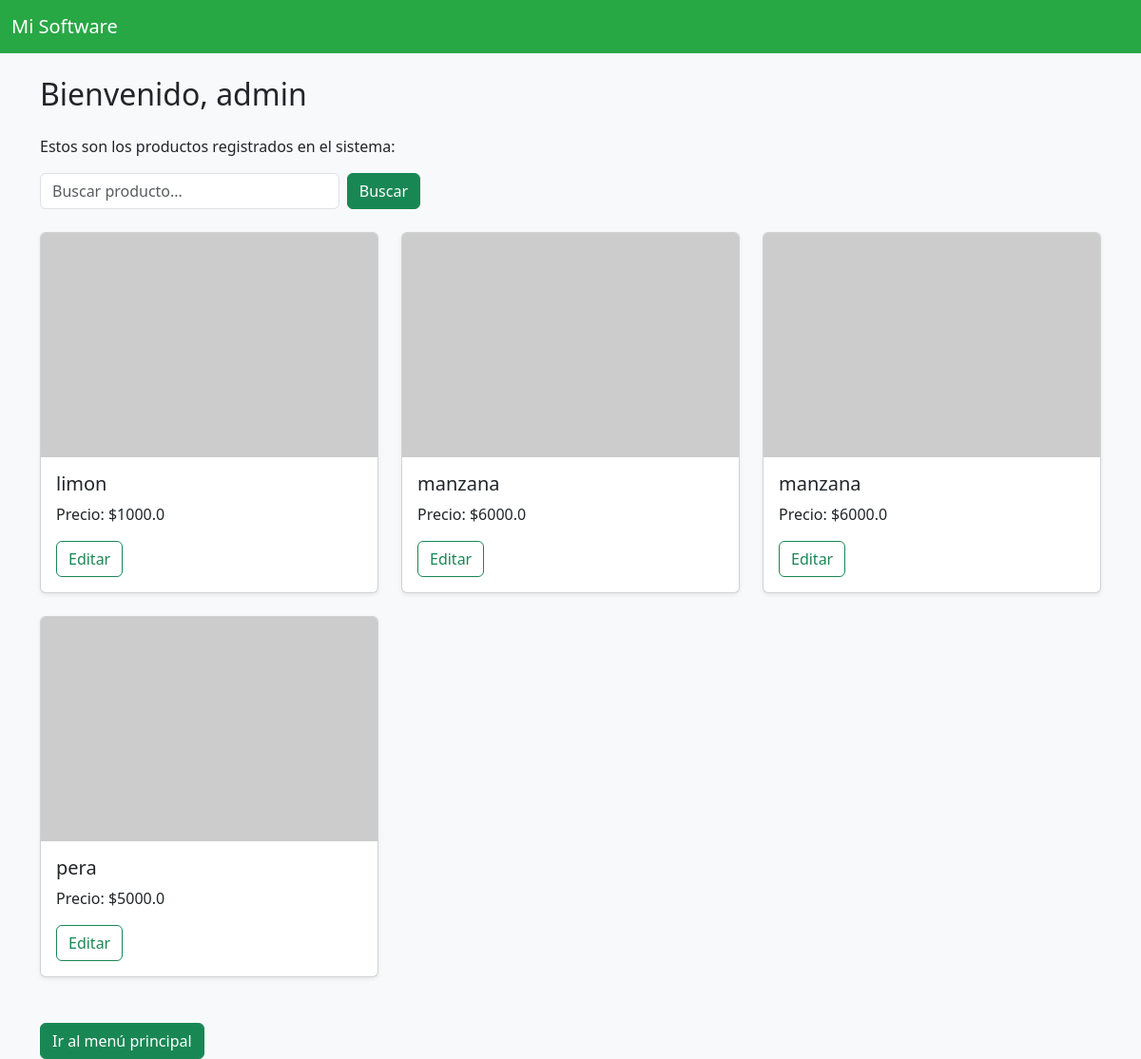
The page /inicio (signed in) on the database as committed earlier.
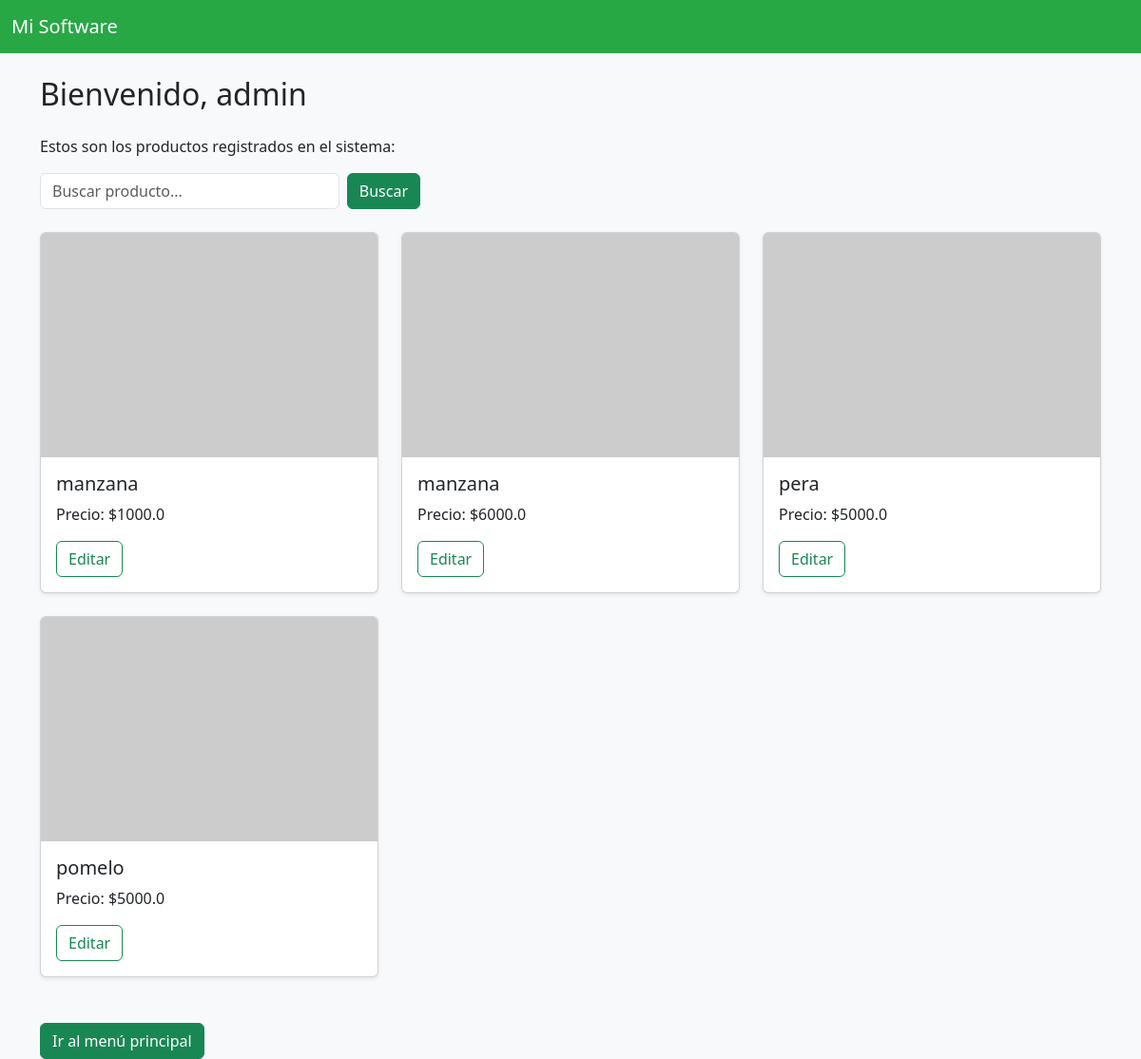
The same page on the database as committed later.
### tables this page shows
CREATE TABLE productos (
    id INTEGER PRIMARY KEY AUTOINCREMENT,
    nombre TEXT NOT NULL,
    precio REAL NOT NULL
, imagen TEXT);

### app.py (the view)
@app.route('/inicio', methods=['GET', 'POST'])
def inicio():
    if 'usuario' in session:
        conn = sqlite3.connect('database.db')
        cursor = conn.cursor()
        if request.method == 'POST':
            filtro = request.form['filtro']
            cursor.execute("SELECT * FROM productos WHERE nombre LIKE ?", ('%' + filtro + '%',))
        else:
            cursor.execute("SELECT * FROM productos")
        productos = cursor.fetchall()
        conn.close()
        if 'carrito' not in session:
            session['carrito'] = []
        total = calcular_total_carrito(session['carrito'])
        return render_template('inicio.html', usuario=session['usuario'], productos=productos, total=total)
    return redirect(url_for('login'))

### app.py (called while the page is built)
def calcular_total_carrito(carrito):
    return sum(item['precio'] * item['cantidad'] for item in carrito)

### templates/inicio.html (shortened to what this page needs)
{% extends 'base.html' %}
{% block content %}
<h2 class="mb-4">Bienvenido, {{ usuario }}</h2>
<p>Estos son los productos registrados en el sistema:</p>
<form method="POST" class="mb-4 d-flex" style="max-width: 400px;">
    <input type="text" name="filtro" class="form-control me-2" placeholder="Buscar producto...">
    <button type="submit" class="btn btn-success">Buscar</button>
</form>
{% if productos %}
<div class="row">
    {% for producto in productos %}
    <div class="col-md-4 mb-4">
        <div class="card h-100 shadow-sm">
            {% if producto[3] %}
            <img src="{{ producto[3] }}" class="card-img-top" alt="{{ producto[1] }}" style="height: 200px; object-fit: cover;">
            {% else %}
            <img src="https://via.placeholder.com/300x200?text=Sin+imagen" class="card-img-top" alt="Sin imagen">
            {% endif %}
            <div class="card-body">
                <h5 class="card-title">{{ producto[1] }}</h5>
                <p class="card-text">Precio: ${{ producto[2] }}</p>
                {% if session['rol'] == 'admin' %}
                    <a href="/editar_producto/{{ producto[0] }}" class="btn btn-outline-success">Editar</a>
                {% else %}
                    <a href="{{ url_for('comprar', id=producto[0]) }}" class="btn btn-outline-primary">Comprar</a>
                {% endif %}
            </div>
        </div>
    </div>
    {% endfor %}
</div>
{% else %}
<div class="alert alert-warning">No hay productos registrados aún.</div>
{% endif %}
<div class="mt-4">
    {% if session['rol'] == 'admin' %}
        <a href="/menu" class="btn btn-success">Ir al menú principal</a>
    {% else %}
        <a href="{{ url_for('logout') }}" class="btn btn-secondary">Cerrar sesión</a>
    {% endif %}
</div>
{% endblock %}

### templates/base.html (shortened to what this page needs)
<!DOCTYPE html>
<html lang="es">
<head>
    <link href="https://cdn.jsdelivr.net/npm/bootstrap@5.3.0/dist/css/bootstrap.min.css" rel="stylesheet">
</head>
<body>
    <nav class="navbar navbar-expand-lg mb-4">
        <div class="container-fluid">
            <a class="navbar-brand" href="/menu">Mi Software</a>
        </div>
    </nav>
    <div class="container">
        {% block content %}{% endblock %}
    </div>
</body>
</html>

### templates/base.html (style rules this page uses)
body { background-color: #f8f9fa; }
.navbar { background-color: #28a745; }
.navbar-brand, .nav-link { color: white !important; }

Rows that differ between the two databases and show on the page:
removed productos: nombre "limon", precio "1000.0"
changed productos (number 1 of 4 on the later page): precio "6000.0" → "1000.0"
added productos: nombre "pomelo", precio "5000.0"
